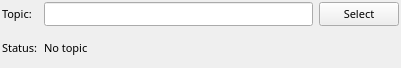
<?xml version="1.0" encoding="UTF-8"?>
<ui version="4.0">
 <class>attitude_indicator_config</class>
 <widget class="QWidget" name="attitude_indicator_config">
  <property name="geometry">
   <rect>
    <x>0</x>
    <y>0</y>
    <width>401</width>
    <height>68</height>
   </rect>
  </property>
  <property name="font">
   <font>
    <family>Sans Serif</family>
    <pointsize>8</pointsize>
   </font>
  </property>
  <property name="acceptDrops">
   <bool>false</bool>
  </property>
  <property name="windowTitle">
   <string>Form</string>
  </property>
  <property name="styleSheet">
   <string notr="true"/>
  </property>
  <layout class="QGridLayout" name="gridLayout">
   <property name="leftMargin">
    <number>2</number>
   </property>
   <property name="topMargin">
    <number>2</number>
   </property>
   <property name="rightMargin">
    <number>2</number>
   </property>
   <property name="bottomMargin">
    <number>2</number>
   </property>
   <property name="verticalSpacing">
    <number>4</number>
   </property>
   <item row="4" column="0">
    <widget class="QLabel" name="label_2">
     <property name="text">
      <string>Status:</string>
     </property>
    </widget>
   </item>
   <item row="4" column="1" colspan="2">
    <widget class="QLabel" name="status">
     <property name="styleSheet">
      <string notr="true"/>
     </property>
     <property name="text">
      <string>No topic</string>
     </property>
     <property name="wordWrap">
      <bool>true</bool>
     </property>
    </widget>
   </item>
   <item row="2" column="0">
    <widget class="QLabel" name="label_3">
     <property name="text">
      <string>Topic:</string>
     </property>
    </widget>
   </item>
   <item row="2" column="1">
    <widget class="QLineEdit" name="topic"/>
   </item>
   <item row="2" column="2">
    <widget class="QPushButton" name="selecttopic">
     <property name="acceptDrops">
      <bool>false</bool>
     </property>
     <property name="text">
      <string>Select</string>
     </property>
    </widget>
   </item>
  </layout>
 </widget>
 <resources/>
 <connections/>
 <slots>
  <slot>SelectColor()</slot>
  <slot>SelectTopic()</slot>
  <slot>TopicEdited()</slot>
  <slot>PositionToleranceChanged(double)</slot>
  <slot>AngleToleranceChanged(double)</slot>
 </slots>
</ui>
